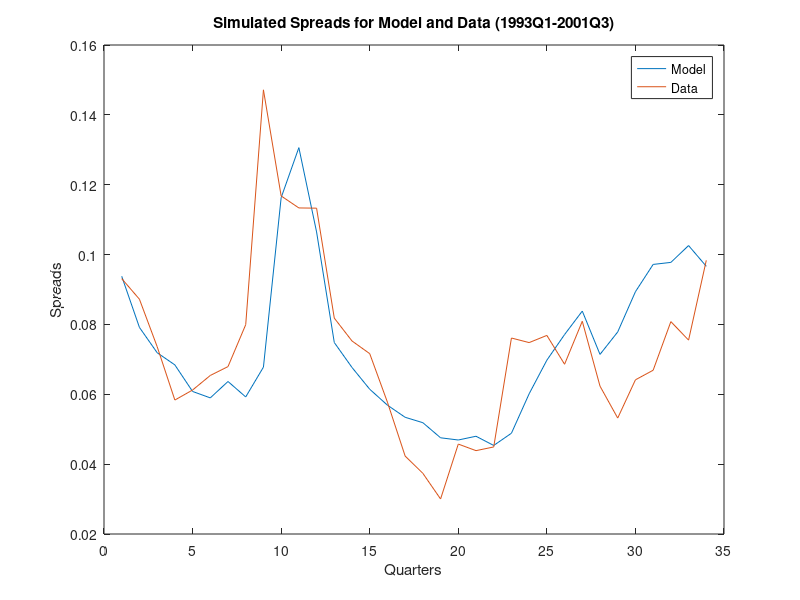

Source code (MATLAB):

% This program creates Figure 3 in Maturity, Indebtedness and Default Risk.
% 
% The following line loads the model output derived in the Fortran program
% in file xxx.

load input_figure3

% Deviation of log deseasonalized output from its linear trend
% Detrending/deseasonalizing is done using the output series between
% 1991Q1-2001Q4. The range: 1993Q1-2001Q4

y_dev=[-0.0114825065286013
    0.00191996320010190
    0.0128506379997937
    0.0197795310101867
    0.0368778236758232
    0.0449406444377978
    0.0384236033624674
    0.0510407369068844
    0.0336069659706091
    -0.0112465295180115
    -0.0255587983211960
    -0.0189751293788198
    0.00537009441107728
    0.0187543256414422
    0.0348071948770503
    0.0497100934167420
    0.0655113397863723
    0.0754476094526595
    0.0961495017920946
    0.103855801485729
    0.104370517685929
    0.120690280208986
    0.109153274015558
    0.0793871561683091
    0.0609529006360390
    0.0485696157747348
    0.0384264063942936
    0.0496140394739264
    0.0403661824601791
    0.0233410597087307
    0.0134915525765820
    0.00971206378687839
    0.000543111984008249
    0.00116508522358671
    -0.0561724150140819
    -0.121621314815158];


% Spread data from 1993Q1 to 2001Q4
dataspread=[9.311875
8.721841667
7.365241667
5.835208333
6.121908333
6.538837634
6.792622917
7.993606557
14.71641828
11.6785381
11.33520476
11.32854839
8.180645161
7.526349206
7.163560417
5.773353763
4.2315
3.736997917
3.002466667
4.574677419
4.38659071
4.492188889
7.610970833
7.480033333
7.685704372
6.860033333
8.090625
6.23309785
5.319047619
6.414124242
6.688503968
8.080638441
7.550907796
9.834818571
14.89385164
29.71842376];

dataspread=dataspread*0.01;
nn=size(y_dev,1);
rbase=0.01;
lambda=0.05;
coup=0.03;
A=350;
defpath=zeros(nn,1);
yy=exp(y_dev);

zind=zeros(nn,1);

for i=1:nn
    num=abs(zm-yy(i));
    zind(i)=find(num==min(num));
end

apath=zeros(nn+1,1);

apath(1)=106; 
zpath=zind;
spath=zeros(nn,1);
qbase=(lambda+(1-lambda)*coup)/(rbase+lambda);
qpath=zeros(nn,1);

for t=1:nn   
    
      zaind=(zpath(t)-1)*A+apath(t);
	  thcomb=thfin(zaind,:);

        for i=1:endint(zaind)
        if (spath(t)<=thcomb(i)) 
        int=i;
        break
        end 
        end 
	 
	  int3=assfin(zaind,int);

	  if (int3>0) 
		
  	  apath(t+1)=int3;
            qpath(t,1)= q(zpath(t),apath(t+1)); 
            defpath(t)=0;            
      else
            defpath(t)=1;
            qpath(t,1)= qbase;
            apath(t+1,1)=round(99);
      end 
end
        
        
rpath=zeros(nn,1);
spreadpatha=zeros(nn,1);

for i=1:nn-1
    
rpath(i)=(lambda+(1-lambda)*coup-lambda*qpath(i))/qpath(i);
spreadpatha(i)=(1+rpath(i)).^4-(1+rbase)^4;
end

xgraph=zeros(nn,1);
for i=1:nn
xgraph(i)=i;
end

 figure (1)
 plot(xgraph(1:nn-2),spreadpatha(1:nn-2),xgraph(1:nn-2),dataspread(1:nn-2))
 title('Simulated Spreads for Model and Data (1993Q1-2001Q3)')%,'fontsize',20)
 xlabel('Quarters')% ,'fontsize',20)
 ylabel('Spreads')%,'fontsize',20,'Rotation',0.0)
 legend('Model','Data')
